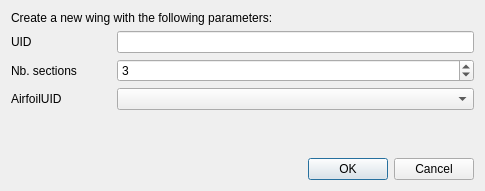
<?xml version="1.0" encoding="UTF-8"?>
<ui version="4.0">
 <class>NewWingDialog</class>
 <widget class="QDialog" name="NewWingDialog">
  <property name="geometry">
   <rect>
    <x>0</x>
    <y>0</y>
    <width>485</width>
    <height>191</height>
   </rect>
  </property>
  <property name="windowTitle">
   <string>Dialog</string>
  </property>
  <layout class="QVBoxLayout" name="verticalLayout">
   <item>
    <widget class="QLabel" name="label_4">
     <property name="text">
      <string>Create a new wing with the following parameters: </string>
     </property>
    </widget>
   </item>
   <item>
    <layout class="QHBoxLayout" name="horizontalLayout_3">
     <item>
      <widget class="QLabel" name="label_2">
       <property name="minimumSize">
        <size>
         <width>100</width>
         <height>0</height>
        </size>
       </property>
       <property name="maximumSize">
        <size>
         <width>100</width>
         <height>16777215</height>
        </size>
       </property>
       <property name="text">
        <string>UID</string>
       </property>
      </widget>
     </item>
     <item>
      <widget class="QLineEdit" name="uidLineEdit"/>
     </item>
    </layout>
   </item>
   <item>
    <layout class="QHBoxLayout" name="horizontalLayout">
     <item>
      <widget class="QLabel" name="label">
       <property name="minimumSize">
        <size>
         <width>100</width>
         <height>0</height>
        </size>
       </property>
       <property name="maximumSize">
        <size>
         <width>100</width>
         <height>16777215</height>
        </size>
       </property>
       <property name="text">
        <string>Nb. sections</string>
       </property>
      </widget>
     </item>
     <item>
      <widget class="QSpinBox" name="nbSectionSpinBox">
       <property name="minimum">
        <number>2</number>
       </property>
       <property name="maximum">
        <number>1000</number>
       </property>
       <property name="value">
        <number>3</number>
       </property>
      </widget>
     </item>
    </layout>
   </item>
   <item>
    <layout class="QHBoxLayout" name="horizontalLayout_2">
     <item>
      <widget class="QLabel" name="label_3">
       <property name="minimumSize">
        <size>
         <width>100</width>
         <height>0</height>
        </size>
       </property>
       <property name="maximumSize">
        <size>
         <width>100</width>
         <height>16777215</height>
        </size>
       </property>
       <property name="text">
        <string>AirfoilUID</string>
       </property>
      </widget>
     </item>
     <item>
      <widget class="QComboBox" name="airfoilComboBox"/>
     </item>
    </layout>
   </item>
   <item>
    <spacer name="verticalSpacer">
     <property name="orientation">
      <enum>Qt::Vertical</enum>
     </property>
     <property name="sizeHint" stdset="0">
      <size>
       <width>20</width>
       <height>40</height>
      </size>
     </property>
    </spacer>
   </item>
   <item>
    <widget class="QDialogButtonBox" name="buttonBox">
     <property name="orientation">
      <enum>Qt::Horizontal</enum>
     </property>
     <property name="standardButtons">
      <set>QDialogButtonBox::Cancel|QDialogButtonBox::Ok</set>
     </property>
    </widget>
   </item>
  </layout>
 </widget>
 <resources/>
 <connections>
  <connection>
   <sender>buttonBox</sender>
   <signal>accepted()</signal>
   <receiver>NewWingDialog</receiver>
   <slot>accept()</slot>
   <hints>
    <hint type="sourcelabel">
     <x>248</x>
     <y>254</y>
    </hint>
    <hint type="destinationlabel">
     <x>157</x>
     <y>274</y>
    </hint>
   </hints>
  </connection>
  <connection>
   <sender>buttonBox</sender>
   <signal>rejected()</signal>
   <receiver>NewWingDialog</receiver>
   <slot>reject()</slot>
   <hints>
    <hint type="sourcelabel">
     <x>316</x>
     <y>260</y>
    </hint>
    <hint type="destinationlabel">
     <x>286</x>
     <y>274</y>
    </hint>
   </hints>
  </connection>
 </connections>
</ui>
